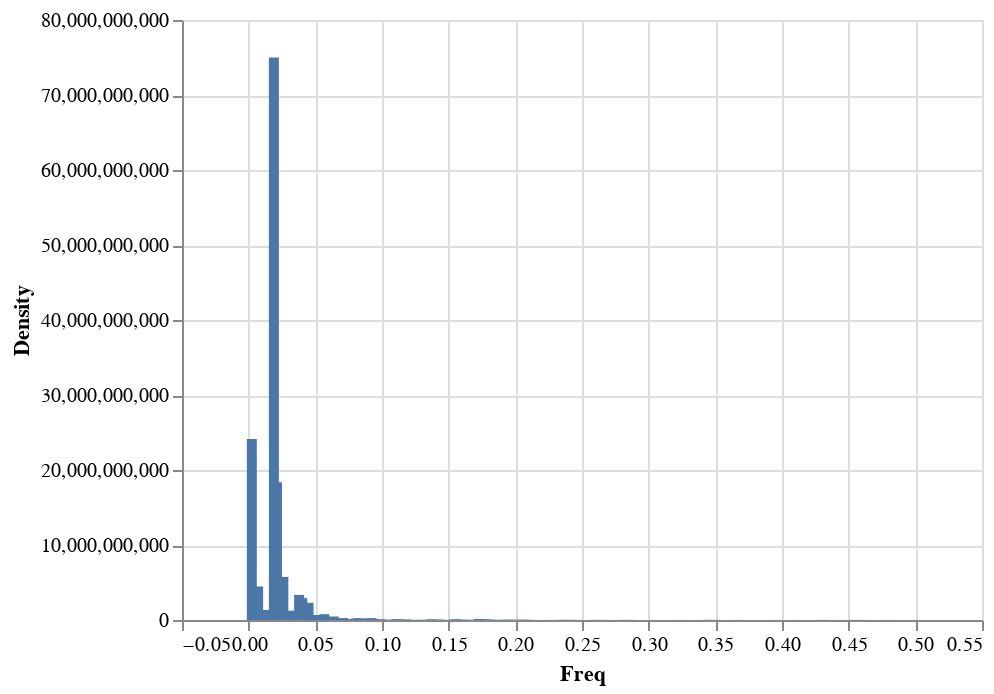

The notebook cell saved with this chart:
### Code cell
data = pd.DataFrame({'Freq' : f,'Density' : Pxx_den})
alt.Chart(data).mark_bar().encode(
    x='Freq',
    y='Density',
)

### Figure 1 — Vega-Lite specification as saved in the notebook (floating-point values rounded to 4 significant figures; data arrays with more than 128 entries replaced by an {"elided": "..."} marker saying what was removed)
{"config": {"view": {"continuousWidth": 400, "continuousHeight": 300}}, "data": {"name": "data-5dec3a002a45ef3167c28fa9495dd3f9"}, "mark": "bar", "encoding": {"x": {"type": "quantitative", "field": "Freq"}, "y": {"type": "quantitative", "field": "Density"}}, "$schema": "https://vega.github.io/schema/vega-lite/v4.8.1.json", "datasets": {"data-5dec3a002a45ef3167c28fa9495dd3f9": {"elided": "212 records"}}}
